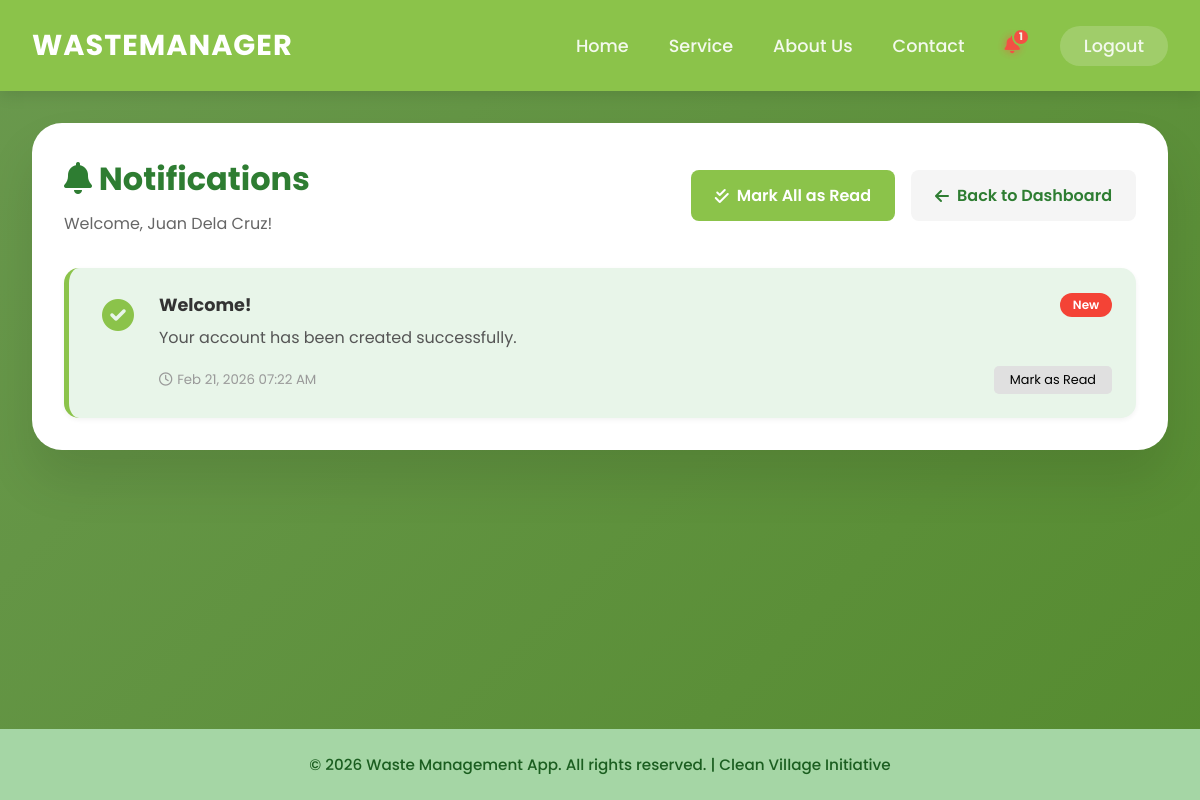
Screenshot of /notifications.php (signed in) with the database file from the repository.
### tables this page shows
CREATE TABLE `notifications` (
  `id` int(11) NOT NULL,
  `user_id` int(11) NOT NULL,
  `title` varchar(255) NOT NULL,
  `message` text NOT NULL,
  `type` enum('info','success','warning') DEFAULT 'info',
  `is_read` tinyint(1) DEFAULT 0,
  `created_at` timestamp NOT NULL DEFAULT current_timestamp(),
  `read_at` timestamp NULL DEFAULT NULL
);

### config.php (called while the page is built, shortened)
<?php
function getUserRole() {
    if (isset($_SESSION['user_role'])) {
        return $_SESSION['user_role'];
    }
    $username = $_SESSION['user'] ?? '';
    return $GLOBALS['valid_users'][$username]['role'] ?? 'villager';
}
function getUserName() {
    if (isset($_SESSION['user_name'])) {
        return $_SESSION['user_name'];
    }
    $username = $_SESSION['user'] ?? '';
    return $GLOBALS['valid_users'][$username]['name'] ?? $username;
}
function getAllUserNotifications($userId) {
    try {
        $db = getDB();
        $query = "SELECT * FROM notifications
                  WHERE user_id = :user_id
                  ORDER BY created_at DESC";
        $stmt = $db->prepare($query);
        $stmt->execute([':user_id' => $userId]);
        $results = $stmt->fetchAll();
        return $results;
    } catch (Exception $e) {
        error_log("Database get all notifications failed: " . $e->getMessage());
    }
    return array_filter($_SESSION['notifications'] ?? [], function($n) use ($userId) {
        return $n['user_id'] == $userId;
    });
}
?>

### notifications.php (the view, shortened to what this page needs)
<?php
require_once 'config.php';
$username = $_SESSION['user'];
$user_role = getUserRole();
$user_name = getUserName();
$user_id = getUserId();
if ($user_id > 0) {
    $all_notifications = getAllUserNotifications($user_id);
} else {
    $all_notifications = array_filter($_SESSION['notifications'] ?? [], function($n) use ($username) {
        return $n['user_id'] == $username;
    });
}
if (!empty($all_notifications) && isset($all_notifications[0]['created_at'])) {
    usort($all_notifications, function($a, $b) {
        return strtotime($b['created_at']) - strtotime($a['created_at']);
    });
}
include 'header.php';
?>
<div class="notifications-page">
    <div class="notifications-header">
        <div>
            <h2><i class="fas fa-bell"></i> Notifications</h2>
            <p class="welcome-text">Welcome, <?php echo htmlspecialchars($user_name); ?>!</p>
        </div>
        <div class="header-actions">
            <?php if (!empty($all_notifications)): ?>
                <a href="?mark_read=1" class="btn-mark-read">
                    <i class="fas fa-check-double"></i> Mark All as Read
                </a>
            <?php endif; ?>
            <a href="<?php
                if ($user_role === 'villager') echo 'villager-dashboard.php';
                elseif ($user_role === 'collector') echo 'collector-dashboard.php';
                else echo 'admin-dashboard.php';
            ?>" class="btn-back">
                <i class="fas fa-arrow-left"></i> Back to Dashboard
            </a>
        </div>
    </div>
    <div class="notifications-list">
        <?php if (empty($all_notifications)): ?>
            <div class="no-notifications">
                <i class="fas fa-bell-slash fa-4x"></i>
                <p>No notifications yet</p>
                <p class="sub-text">When you receive notifications, they'll appear here</p>
            </div>
        <?php else: ?>
            <?php foreach ($all_notifications as $notification): ?>
                <?php
                $is_read = isset($notification['is_read']) ? $notification['is_read'] : ($notification['read'] ?? false);
                $type = $notification['type'] ?? 'info';
                $title = $notification['title'] ?? 'Notification';
                $message = $notification['message'] ?? '';
                $created_at = $notification['created_at'] ?? date('Y-m-d H:i:s');
                $notif_id = $notification['id'] ?? '';
                ?>
                <div class="notification-card <?php echo $type; ?> <?php echo !$is_read ? 'unread' : ''; ?>">
                    <div class="notification-icon">
                        <i class="fas fa-<?php
                            echo $type === 'success' ? 'check-circle' :
                                ($type === 'warning' ? 'exclamation-triangle' : 'info-circle');
                        ?>"></i>
                    </div>
                    <div class="notification-content">
                        <div class="notification-header">
                            <h4><?php echo htmlspecialchars($title); ?></h4>
                            <?php if (!$is_read): ?>
                                <span class="unread-badge">New</span>
                            <?php endif; ?>
                        </div>
                        <p><?php echo nl2br(htmlspecialchars($message)); ?></p>
                        <div class="notification-footer">
                            <small><i class="far fa-clock"></i> <?php echo date('M d, Y h:i A', strtotime($created_at)); ?></small>
                            <?php if (!$is_read): ?>
                                <button class="btn-mark-read-small" onclick="markAsRead('<?php echo $notif_id; ?>')">
                                    Mark as Read
                                </button>
                            <?php endif; ?>
                        </div>
                    </div>
                </div>
            <?php endforeach; ?>
        <?php endif; ?>
    </div>
</div>
<?php include 'footer.php'; ?>

### header.php (style rules this page uses)
* { margin: 0; padding: 0; box-sizing: border-box; font-family: 'Poppins', sans-serif; }
body { background: linear-gradient(135deg, #6a994e 0%, #558b2f 100%); min-height: 100vh; display: flex; flex-direction: column; }
.btn-back { display: inline-block; padding: 1rem 2rem; background: #f5f5f5; color: #2e7d32; text-decoration: none; border-radius: 10px; font-weight: 600; transition: all 0.3s; }

### notifications.php (style rules this page uses)
.notifications-page { background: white; border-radius: 30px; padding: 2rem; box-shadow: 0 30px 50px rgba(0,0,0,0.1); }
.notifications-header { display: flex; justify-content: space-between; align-items: center; margin-bottom: 2rem; flex-wrap: wrap; gap: 1rem; }
.notifications-header h2 { color: #2e7d32; margin: 0; font-size: 2rem; }
.welcome-text { color: #666; margin: 0.5rem 0 0; }
.header-actions { display: flex; gap: 1rem; flex-wrap: wrap; }
.btn-mark-read { padding: 0.8rem 1.5rem; background: #8bc34a; color: white; text-decoration: none; border-radius: 8px; font-weight: 600; transition: all 0.3s; display: inline-flex; align-items: center; gap: 0.5rem; }
.btn-back { padding: 0.8rem 1.5rem; background: #f5f5f5; color: #2e7d32; text-decoration: none; border-radius: 8px; font-weight: 600; transition: all 0.3s; display: inline-flex; align-items: center; gap: 0.5rem; }
.notifications-list { display: flex; flex-direction: column; gap: 1rem; }
.notification-card { display: flex; gap: 1rem; padding: 1.5rem; background: #f9f9f9; border-radius: 15px; border-left: 5px solid transparent; transition: all 0.3s; box-shadow: 0 2px 5px rgba(0,0,0,0.05); }
.notification-card.unread { background: #e8f5e9; border-left-width: 5px; }
.notification-card.success { border-left-color: #8bc34a; }
.notification-card.unread.success { background: #e8f5e9; }
.notification-icon { font-size: 2rem; min-width: 50px; text-align: center; }
.notification-card.success .notification-icon { color: #8bc34a; }
.notification-content { flex: 1; }
.notification-header { display: flex; justify-content: space-between; align-items: center; margin-bottom: 0.5rem; flex-wrap: wrap; gap: 0.5rem; }
.notification-header h4 { color: #333; margin: 0; font-size: 1.1rem; }
.unread-badge { background: #f44336; color: white; padding: 0.2rem 0.8rem; border-radius: 12px; font-size: 0.75rem; font-weight: 600; }
.notification-content p { color: #555; margin: 0 0 1rem; line-height: 1.5; }
.notification-footer { display: flex; justify-content: space-between; align-items: center; flex-wrap: wrap; gap: 0.5rem; }
.notification-footer small { color: #999; display: flex; align-items: center; gap: 0.3rem; }
.btn-mark-read-small { padding: 0.3rem 1rem; background: #e0e0e0; border: none; border-radius: 5px; font-size: 0.8rem; cursor: pointer; transition: all 0.3s; display: inline-flex; align-items: center; gap: 0.3rem; }
.notification-card { animation: fadeIn 0.3s ease-out; }

### rows the page displays
notifications: title "Welcome!", is_read "New", message "Your account has been created successfully."

### other values shown
$notif_count "1"
$user_name "Juan Dela Cruz"
